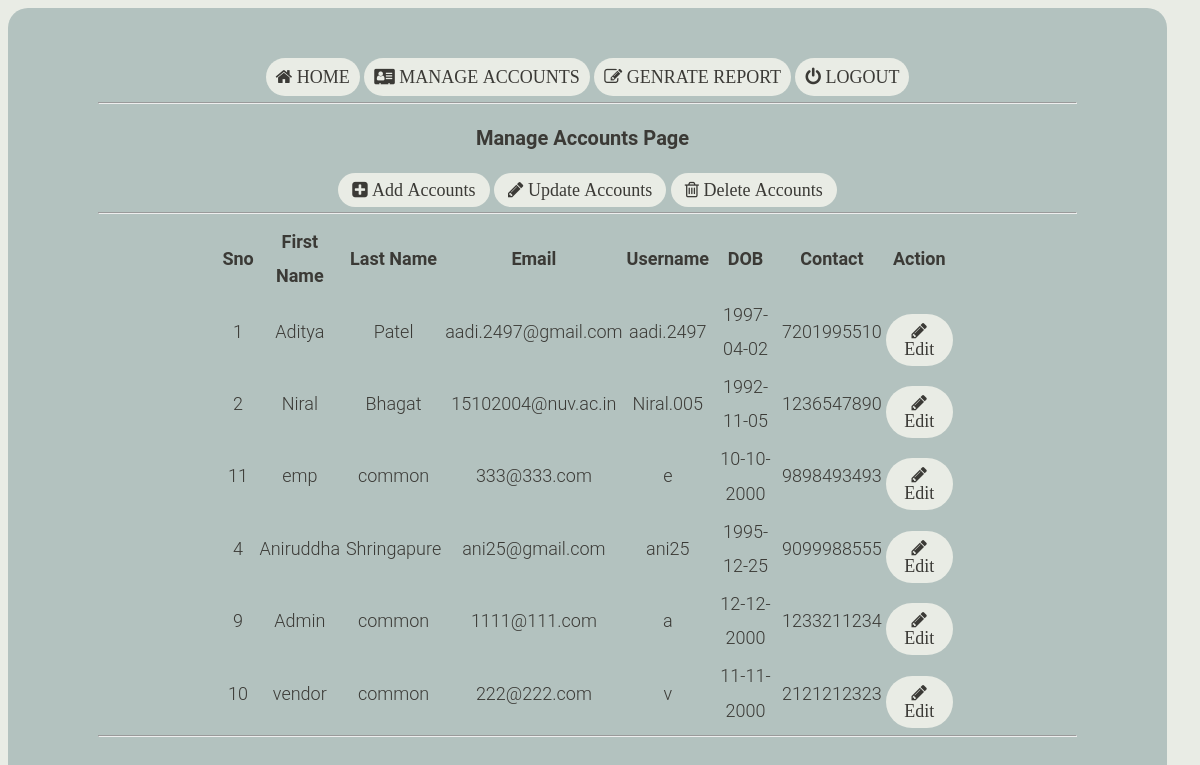
The app's page /admin/u_accounts.php (signed in) with its own data.
### tables this page shows
CREATE TABLE IF NOT EXISTS `usertable` (
  `Sno` int(100) NOT NULL AUTO_INCREMENT,
  `fname` varchar(20) NOT NULL,
  `lname` varchar(20) NOT NULL,
  `email` varchar(100) NOT NULL,
  `uname` varchar(100) NOT NULL,
  `dob` varchar(50) NOT NULL,
  `contact` varchar(10) NOT NULL,
  `pass` varchar(50) NOT NULL,
  `type` varchar(10) NOT NULL,
  PRIMARY KEY (`Sno`)
);

### admin/u_accounts.php (the view, shortened to what this page needs)
<?php
	if(isset($_SESSION['username']))
	{
?>
<!DOCTYPE html>
<head>
	<link rel="stylesheet" href="../CSS/CSS2.css">
	<link rel="stylesheet" href="https://cdnjs.cloudflare.com/ajax/libs/font-awesome/4.7.0/css/font-awesome.min.css">
</head>
<html>
<body>
<div class="container">
<div class="center">
<center>
<a href="a_home.php" ><label class="fa fa-home"> HOME </label></a>
<a href="a_manage.php"><label class="fa fa-vcard"> MANAGE ACCOUNTS </label></a>
<a href="a_report.php" ><label class="fa fa-pencil-square-o"> GENRATE REPORT </label></a>
<a href="logout.php" ><label class="fa fa-power-off"> LOGOUT </label></a>
<hr>
			<h2>Manage Accounts Page</h2>
					<div class="dropdown">
						<button  class="dropbtn fa fa-plus-square"><a href="a_add.php"> Add Accounts </a></button>
					</div>
					<div class="dropdown">
					  <button class="dropbtn fa fa-pencil "><a href="u_accounts.php"> Update Accounts </a></button>
					  </div>
					<div class="dropdown">
					  <button class="dropbtn fa fa-trash-o"><a href="d_accounts.php"> Delete Accounts </a></button>
					</div>
					</center>
					<hr>
<table border="0" cellspacing="0" cellpadding="2" align="center" >
<thead>
	<tr>
		<th> Sno </th>
		<th> First Name </th>
		<th> Last Name </th>
		<th> Email </th>
		<th> Username </th>
		<th> DOB </th>
		<th> Contact </th>
		<th> Action </th>
	</tr>
</thead>
<tbody>
	<?php
		include('connect.php');
		$result = $db->prepare(" SELECT Sno, fname, lname, email, uname, dob, contact, type FROM usertable");
		$result->execute();
		for($i=0; $row = $result->fetch(); $i++){
	?>
	<tr class="record">
		<td><?php echo $row['Sno']; ?></td>
		<td><?php echo $row['fname']; ?></td>
		<td><?php echo $row['lname']; ?></td>
		<td><?php echo $row['email']; ?></td>
		<td><?php echo $row['uname']; ?></td>
		<td><?php echo $row['dob']; ?></td>
		<td><?php echo $row['contact']; ?></td>
		<td><a href="editform.php?Sno=<?php echo $row['Sno']; ?>"><div class="dropdown"><button class="dropbtn fa fa-pencil "> Edit </button></div></a></td>
	</tr>
	<?php
		}
	?>
</tbody>
</table>
<hr>
		</div>
	</div>
</body>
</html>
<?php
}
	else
	{
        header('Location: ../');
    }
?>

### CSS/CSS2.css (style rules this page uses)
body { font-family: "Roboto", arial, sans-serif; font-size: 18px; line-height: 1.9; font-weight: 300; color: #3b3a36; background-color: #e9ece5; }
hr { display: block; margin-top: 5.5px; margin-bottom: 0.5em; margin-left: auto; margin-right: auto; border-style: inset; border-width: 1px; background-color:#3b3a36; }
.center { position: relative; background-color: #b3c2bf; margin-top:0px; margin-right:25px; width: auto; border: 0px; height: auto; border-radius: 20px 20px 20px 20px; padding: 50px 90px; }
.container { position: relative; align-items: center; margin-top: 0px; margin-left: auto; margin-right: auto; margin-bottom: auto; width: auto; padding: 0px 30px ; }
label { position: center; align-content: center; background-color: #e9ece5; color: white; padding: 10px 10px; text-align: center; text-decoration: none; display: inline-block; color: #3b3a36; border: 0px; border-radius: 20px 20px 20px 20px; }
a:link, a:visited { background-color: transparent; text-align: center; text-decoration: none; color: #3b3a36; }
h2 { position: relative; margin-top: 15px; margin-right: 10px; margin-bottom: auto; font-size: 20px; font-weight: bold; text-align: center; }
table { position: relative; width: 75%; align-content:center; text-align: center; }
th { position: relative; width: auto; text-align: center; }
td { position: relative; width: auto; text-align: center; }
.dropbtn { background-color: #e9ece5; color: #3b3a36; padding: 8px 14px; width: 100%; font-size: 12px; border: none; font-weight: bold; cursor: pointer; border-radius: 30px 30px 30px 30px; }
.dropdown { margin-top: 16px; position: relative; display: inline-block; }
.fa { font-weight: bold; }

### records on screen
usertable: Sno "1", fname "Aditya", lname "Patel", email "aadi.2497@gmail.com", uname "aadi.2497", dob "1997-04-02", contact "7201995510"
usertable: Sno "2", fname "Niral", lname "Bhagat", email "15102004@nuv.ac.in", uname "Niral.005", dob "1992-11-05", contact "1236547890"
usertable: Sno "11", fname "emp", lname "common", email "333@333.com", uname "e", dob "10-10-2000", contact "9898493493"
usertable: Sno "4", fname "Aniruddha", lname "Shringapure", email "ani25@gmail.com", uname "ani25", dob "1995-12-25", contact "9099988555"
usertable: Sno "9", fname "Admin", lname "common", email "1111@111.com", uname "a", dob "12-12-2000", contact "1233211234"
usertable: Sno "10", fname "vendor", lname "common", email "222@222.com", uname "v", dob "11-11-2000", contact "2121212323"
